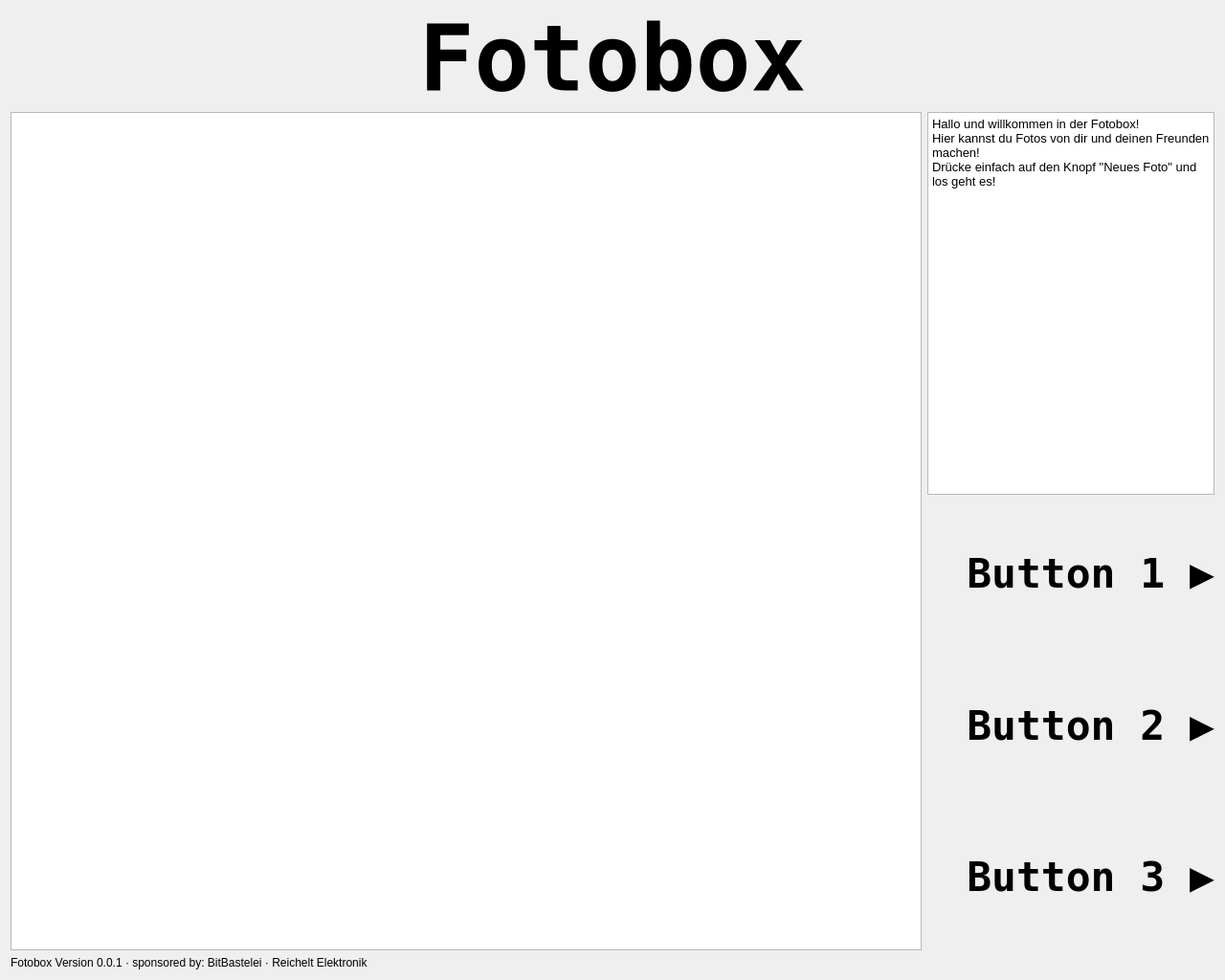
<?xml version="1.0" encoding="UTF-8"?>
<ui version="4.0">
 <class>Form</class>
 <widget class="QWidget" name="Form">
  <property name="geometry">
   <rect>
    <x>0</x>
    <y>0</y>
    <width>1280</width>
    <height>1024</height>
   </rect>
  </property>
  <property name="minimumSize">
   <size>
    <width>1280</width>
    <height>1024</height>
   </size>
  </property>
  <property name="maximumSize">
   <size>
    <width>1280</width>
    <height>1024</height>
   </size>
  </property>
  <property name="windowTitle">
   <string>Form</string>
  </property>
  <layout class="QVBoxLayout" name="verticalLayout">
   <item>
    <layout class="QVBoxLayout" name="master">
     <item>
      <widget class="QLabel" name="l_Header">
       <property name="maximumSize">
        <size>
         <width>16777215</width>
         <height>100</height>
        </size>
       </property>
       <property name="font">
        <font>
         <family>DejaVu Sans Mono</family>
         <pointsize>72</pointsize>
         <weight>75</weight>
         <bold>true</bold>
        </font>
       </property>
       <property name="text">
        <string>Fotobox</string>
       </property>
       <property name="alignment">
        <set>Qt::AlignCenter</set>
       </property>
      </widget>
     </item>
     <item>
      <layout class="QHBoxLayout" name="mid">
       <item>
        <widget class="QGraphicsView" name="image">
         <property name="minimumSize">
          <size>
           <width>950</width>
           <height>0</height>
          </size>
         </property>
        </widget>
       </item>
       <item>
        <layout class="QVBoxLayout" name="sidebar">
         <item>
          <widget class="QTextBrowser" name="instructions">
           <property name="maximumSize">
            <size>
             <width>300</width>
             <height>400</height>
            </size>
           </property>
           <property name="html">
            <string>&lt;!DOCTYPE HTML PUBLIC &quot;-//W3C//DTD HTML 4.0//EN&quot; &quot;http://www.w3.org/TR/REC-html40/strict.dtd&quot;&gt;
&lt;html&gt;&lt;head&gt;&lt;meta name=&quot;qrichtext&quot; content=&quot;1&quot; /&gt;&lt;style type=&quot;text/css&quot;&gt;
p, li { white-space: pre-wrap; }
&lt;/style&gt;&lt;/head&gt;&lt;body style=&quot; font-family:'Sans'; font-size:10pt; font-weight:400; font-style:normal;&quot;&gt;
&lt;p style=&quot; margin-top:0px; margin-bottom:0px; margin-left:0px; margin-right:0px; -qt-block-indent:0; text-indent:0px;&quot;&gt;Hallo und willkommen in der Fotobox!&lt;/p&gt;
&lt;p style=&quot; margin-top:0px; margin-bottom:0px; margin-left:0px; margin-right:0px; -qt-block-indent:0; text-indent:0px;&quot;&gt;Hier kannst du Fotos von dir und deinen Freunden machen!&lt;/p&gt;
&lt;p style=&quot; margin-top:0px; margin-bottom:0px; margin-left:0px; margin-right:0px; -qt-block-indent:0; text-indent:0px;&quot;&gt;Drücke einfach auf den Knopf &amp;quot;Neues Foto&amp;quot; und los geht es!&lt;/p&gt;&lt;/body&gt;&lt;/html&gt;</string>
           </property>
          </widget>
         </item>
         <item>
          <widget class="QLabel" name="l_btn4">
           <property name="maximumSize">
            <size>
             <width>300</width>
             <height>16777215</height>
            </size>
           </property>
           <property name="font">
            <font>
             <family>DejaVu Sans Mono</family>
             <pointsize>32</pointsize>
             <weight>75</weight>
             <bold>true</bold>
            </font>
           </property>
           <property name="text">
            <string>Button 1 ▶</string>
           </property>
           <property name="alignment">
            <set>Qt::AlignRight|Qt::AlignTrailing|Qt::AlignVCenter</set>
           </property>
          </widget>
         </item>
         <item>
          <widget class="QLabel" name="l_btn1">
           <property name="maximumSize">
            <size>
             <width>300</width>
             <height>16777215</height>
            </size>
           </property>
           <property name="font">
            <font>
             <family>DejaVu Sans Mono</family>
             <pointsize>32</pointsize>
             <weight>75</weight>
             <bold>true</bold>
            </font>
           </property>
           <property name="text">
            <string>Button 2 ▶</string>
           </property>
           <property name="alignment">
            <set>Qt::AlignRight|Qt::AlignTrailing|Qt::AlignVCenter</set>
           </property>
          </widget>
         </item>
         <item>
          <widget class="QLabel" name="l_btn3">
           <property name="maximumSize">
            <size>
             <width>300</width>
             <height>16777215</height>
            </size>
           </property>
           <property name="font">
            <font>
             <family>DejaVu Sans Mono</family>
             <pointsize>32</pointsize>
             <weight>75</weight>
             <bold>true</bold>
            </font>
           </property>
           <property name="text">
            <string>Button 3 ▶</string>
           </property>
           <property name="alignment">
            <set>Qt::AlignRight|Qt::AlignTrailing|Qt::AlignVCenter</set>
           </property>
          </widget>
         </item>
        </layout>
       </item>
      </layout>
     </item>
     <item>
      <layout class="QHBoxLayout" name="footer">
       <item>
        <widget class="QLabel" name="label">
         <property name="text">
          <string>Fotobox Version 0.0.1 · sponsored by: BitBastelei · Reichelt Elektronik</string>
         </property>
        </widget>
       </item>
      </layout>
     </item>
    </layout>
   </item>
  </layout>
 </widget>
 <resources/>
 <connections/>
</ui>
